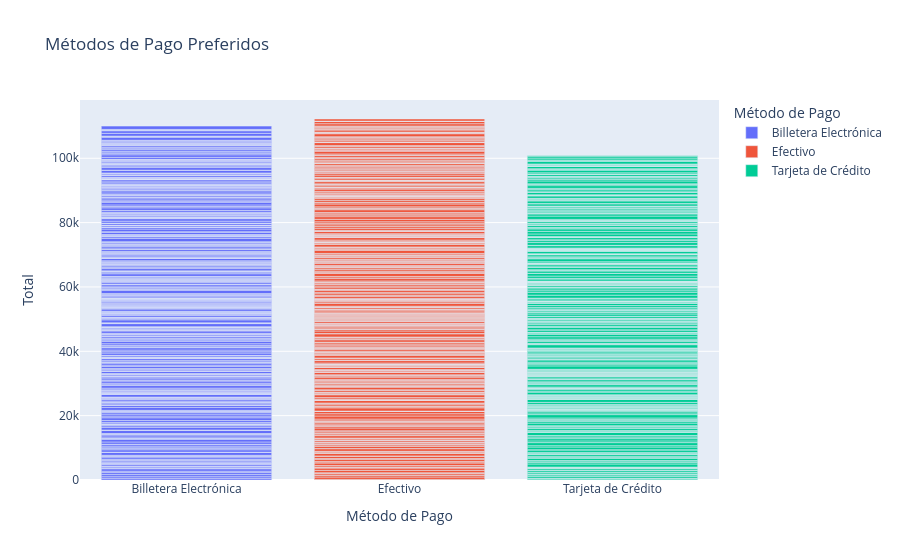

Here is the notebook cell this chart was saved with:
### Markdown cell above
En este gráfico podemos ver que los costos y ganancias están alineados, visualizando una relación positiva a medida que el costo de los bienes vendidos aumenta, la ganancia Bruta también lo hace proporcionalmente.

### Code cell
# Diccionario de traducción
traducir_pago = {
    "Cash": "Efectivo",
    "Credit card": "Tarjeta de Crédito",
    "Ewallet": "Billetera Electrónica"
}

# Aplicar la traducción a la columna Payment
df["Método de Pago"] = df["Payment"].map(traducir_pago)

# Aplicar la traducción
df["Método de Pago"] = df["Payment"].map(traducir_pago)

# Crear gráfico con nombres en español
fig = px.bar(df, x="Método de Pago", y="Total", color="Método de Pago",
             title="Métodos de Pago Preferidos")

# Mostrar el gráfico
fig.show()

### Figure 1 — Plotly figure (JSON) as saved in the notebook; plotly's stock layout.template omitted (floating-point values rounded to 4 significant figures; data arrays with more than 128 entries replaced by an {"elided": "..."} marker saying what was removed)
{"data": [{"hovertemplate": "Método de Pago=%{x}<br>Total=%{y}<extra></extra>", "legendgroup": "Billetera Electrónica", "marker": {"color": "#636efa", "pattern": {"shape": ""}}, "name": "Billetera Electrónica", "orientation": "v", "showlegend": true, "textposition": "auto", "type": "bar", "x": {"elided": "345 str values"}, "xaxis": "x", "y": {"elided": "345 float values"}, "yaxis": "y"}, {"hovertemplate": "Método de Pago=%{x}<br>Total=%{y}<extra></extra>", "legendgroup": "Efectivo", "marker": {"color": "#EF553B", "pattern": {"shape": ""}}, "name": "Efectivo", "orientation": "v", "showlegend": true, "textposition": "auto", "type": "bar", "x": {"elided": "344 str values"}, "xaxis": "x", "y": {"elided": "344 float values"}, "yaxis": "y"}, {"hovertemplate": "Método de Pago=%{x}<br>Total=%{y}<extra></extra>", "legendgroup": "Tarjeta de Crédito", "marker": {"color": "#00cc96", "pattern": {"shape": ""}}, "name": "Tarjeta de Crédito", "orientation": "v", "showlegend": true, "textposition": "auto", "type": "bar", "x": {"elided": "311 str values"}, "xaxis": "x", "y": {"elided": "311 float values"}, "yaxis": "y"}], "layout": {"barmode": "relative", "legend": {"title": {"text": "Método de Pago"}, "tracegroupgap": 0}, "title": {"text": "Métodos de Pago Preferidos"}, "xaxis": {"anchor": "y", "categoryarray": ["Billetera Electrónica", "Efectivo", "Tarjeta de Crédito"], "categoryorder": "array", "domain": [0, 1], "title": {"text": "Método de Pago"}}, "yaxis": {"anchor": "x", "domain": [0, 1], "title": {"text": "Total"}}}}
